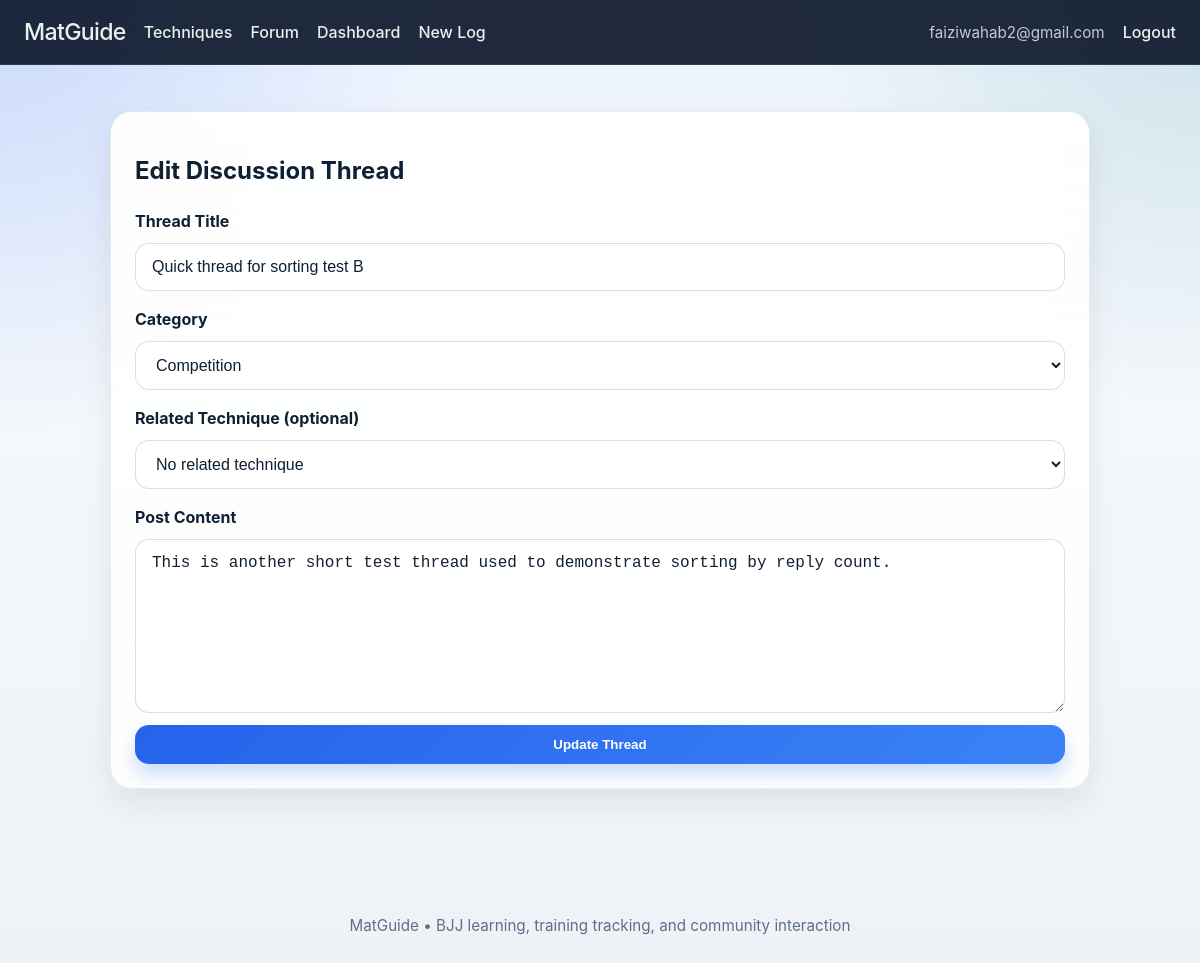
/forum/3/edit (signed in), run on the app's committed database.
### models.py (models this page shows, shortened)
class User(UserMixin, db.Model):
    id = db.Column(db.Integer, primary_key=True)
    email = db.Column(db.String(255), unique=True, nullable=False, index=True)
    password_hash = db.Column(db.String(255), nullable=False)
    logs = db.relationship("TrainingLog", backref="user", lazy=True, cascade="all, delete-orphan")
    threads = db.relationship("ForumThread", backref="author", lazy=True, cascade="all, delete-orphan")
    replies = db.relationship("ForumReply", backref="author", lazy=True, cascade="all, delete-orphan")

class ForumThread(db.Model):
    id = db.Column(db.Integer, primary_key=True)
    title = db.Column(db.String(200), nullable=False)
    category = db.Column(db.String(100), nullable=False)
    body = db.Column(db.Text, nullable=False)
    created_at = db.Column(db.DateTime, nullable=False, default=datetime.utcnow)
    user_id = db.Column(db.Integer, db.ForeignKey("user.id"), nullable=False)
    technique_id = db.Column(db.Integer, db.ForeignKey("technique.id"), nullable=True)
    replies = db.relationship("ForumReply", backref="thread", lazy=True, cascade="all, delete-orphan")

### app.py (the view, shortened to what this page needs)
    @app.route("/forum/<int:thread_id>/edit", methods=["GET", "POST"])
    @login_required
    def edit_thread(thread_id):
        thread = ForumThread.query.get_or_404(thread_id)
        if thread.user_id != current_user.id:
            flash("You do not have permission to edit this thread.", "error")
            return redirect(url_for("forum"))
        techniques = Technique.query.order_by(Technique.name.asc()).all()
        return render_template(
            "edit_thread.html",
            thread=thread,
            categories=FORUM_CATEGORIES,
            techniques=techniques,
        )

### models.py (called while the page is built)
@login_manager.user_loader
def load_user(user_id):
    return User.query.get(int(user_id))

### templates/edit_thread.html (shortened to what this page needs)
{% extends "base.html" %}
{% block content %}
<section class="form-page">
  <div class="form-card wide">
    <h1>Edit Discussion Thread</h1>
    <form method="POST" class="styled-form">
      <label for="title">Thread Title</label>
      <input type="text" name="title" id="title" value="{{ thread.title }}" required>
      <label for="category">Category</label>
      <select name="category" id="category" required>
        {% for category in categories %}
          <option value="{{ category }}" {% if category == thread.category %}selected{% endif %}>
            {{ category }}
          </option>
        {% endfor %}
      </select>
      <label for="technique_id">Related Technique (optional)</label>
      <select name="technique_id" id="technique_id">
        <option value="">No related technique</option>
      </select>
      <label for="body">Post Content</label>
      <textarea name="body" id="body" rows="8" required>{{ thread.body }}</textarea>
      <button type="submit" class="button">Update Thread</button>
    </form>
  </div>
</section>
{% endblock %}

### templates/base.html (shortened to what this page needs)
<!DOCTYPE html>
<html lang="en">
<head>
  <link rel="stylesheet" href="{{ url_for('static', filename='styles.css') }}">
</head>
<body>
  <header class="site-header">
    <nav class="navbar">
      <div class="nav-left">
        <a class="brand" href="{{ url_for('index') }}">MatGuide</a>
        <a href="{{ url_for('techniques') }}">Techniques</a>
        <a href="{{ url_for('forum') }}">Forum</a>
        {% if current_user.is_authenticated %}
          <a href="{{ url_for('dashboard') }}">Dashboard</a>
          <a href="{{ url_for('new_log') }}">New Log</a>
        {% endif %}
      </div>
      <div class="nav-right">
        {% if current_user.is_authenticated %}
          <span class="user-email">{{ current_user.email }}</span>
          <a href="{{ url_for('logout') }}">Logout</a>
        {% else %}
          <a href="{{ url_for('login') }}">Login</a>
          <a class="button nav-button" href="{{ url_for('register') }}">Register</a>
        {% endif %}
      </div>
    </nav>
  </header>
  <main class="page-shell">
    {% block content %}{% endblock %}
  </main>
  <footer class="footer">
    <p>MatGuide • BJJ learning, training tracking, and community interaction</p>
  </footer>
</body>
</html>

### static/styles.css (style rules this page uses)
:root { --bg: #0b1220; --surface: rgba(255, 255, 255, 0.82); --surface-strong: #ffffff; --text: #102033; --muted: #5f6f86; --primary: #2563eb; --primary-dark: #1746a2; --accent: #0f766e; --danger: #dc2626; --success-bg: #dcfce7; --error-bg: #fee2e2; --border: rgba(15, 23, 42, 0.08); --shadow: 0 14px 32px rgba(15, 23, 42, 0.08); --radius: 22px; }
* { box-sizing: border-box; }
body { margin: 0; font-family: "Inter", "Segoe UI", Arial, sans-serif; color: var(--text); background: radial-gradient(circle at top left, rgba(37, 99, 235, 0.18), transparent 28%), radial-gradient(circle at top right, rgba(15, 118, 110, 0.14), transparent 26%), linear-gradient(180deg, #edf4ff 0%, #f4f7fb 42%, #eef2f7 100%); min-height: 100vh; }
a { color: var(--primary-dark); text-decoration: none; }
.site-header { position: sticky; top: 0; z-index: 20; backdrop-filter: blur(12px); background: rgba(9, 20, 39, 0.9); border-bottom: 1px solid rgba(255, 255, 255, 0.08); }
.navbar { max-width: 1220px; margin: 0 auto; padding: 18px 24px; display: flex; align-items: center; justify-content: space-between; }
.nav-left, .nav-right { display: flex; align-items: center; gap: 18px; }
.navbar a { color: rgba(255, 255, 255, 0.92); font-weight: 500; text-decoration: none; }
.brand { font-size: 1.45rem; font-weight: 800; letter-spacing: -0.03em; }
.user-email { color: rgba(255, 255, 255, 0.75); font-size: 0.95rem; }
.page-shell { max-width: 1220px; margin: 0 auto; padding: 34px 24px 60px; }
.footer { text-align: center; padding: 26px 18px 42px; color: var(--muted); font-size: 0.95rem; }
.button { display: inline-flex; align-items: center; justify-content: center; gap: 8px; padding: 12px 18px; border: none; border-radius: 14px; background: linear-gradient(135deg, var(--primary), #3b82f6); color: white; font-weight: 600; text-decoration: none; cursor: pointer; box-shadow: 0 10px 18px rgba(37, 99, 235, 0.22); transition: transform 0.15s ease, box-shadow 0.15s ease, opacity 0.15s ease; }
.stat-card, .feature-card, .form-card, .filter-card, .thread-card, .thread-detail-card, .reply-card, .log-card, .technique-card, .empty-state, .forum-preview-card, .video-shell { background: linear-gradient(180deg, rgba(255, 255, 255, 0.96), rgba(255, 255, 255, 0.84)); border: 1px solid var(--border); border-radius: var(--radius); box-shadow: var(--shadow); }
.filter-card, .form-card { padding: 24px; }
.form-card.wide { max-width: 980px; margin: 0 auto; }
.form-page { padding: 12px 0 26px; }
.styled-form { display: grid; gap: 12px; }
.styled-form label { font-weight: 700; margin-top: 6px; }
.styled-form input, .styled-form select, .styled-form textarea, .filter-card input, .filter-card select { width: 100%; padding: 14px 16px; border-radius: 14px; border: 1px solid rgba(148, 163, 184, 0.35); background: rgba(255, 255, 255, 0.92); color: var(--text); font-size: 1rem; outline: none; transition: border 0.15s ease, box-shadow 0.15s ease; }

### data on the page
User: email "faiziwahab2@gmail.com"
ForumThread: title "Quick thread for sorting test B", category "Competition", body "This is another short test thread used to demonstrate sorting by reply count."
